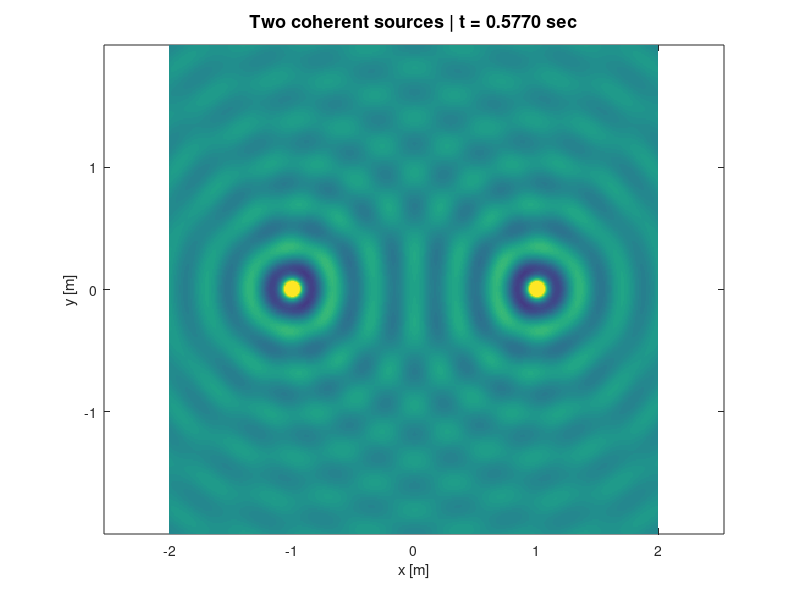
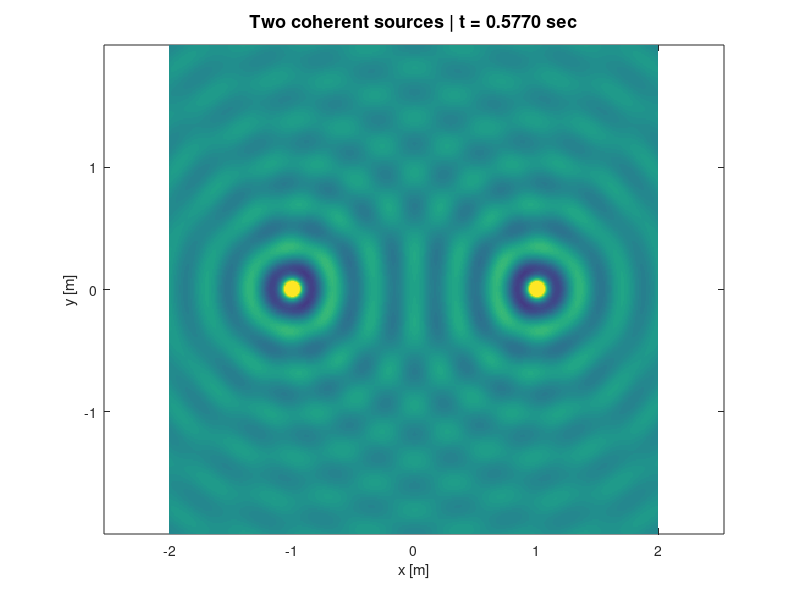
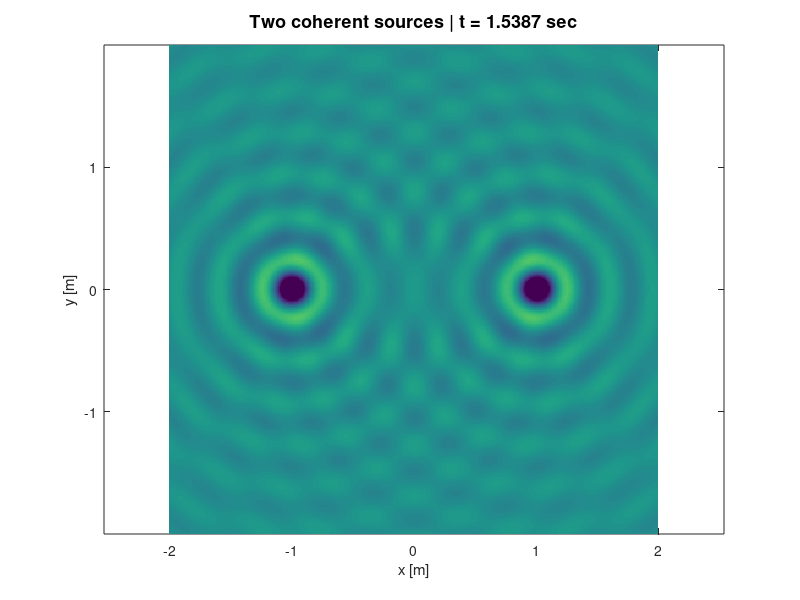
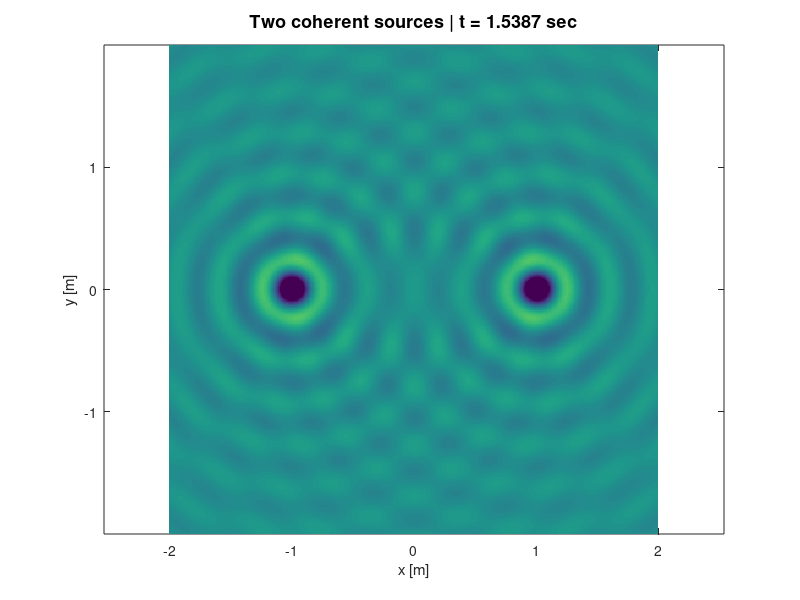

Here is the MATLAB script that generated these plots, in order:
close all;
clear;
clc;

v = 343;    % m/s
f = 1000;   % Hz
w = 2*pi*f;
lambda = v/f;
k = 2*pi/lambda;
x = -2:0.01:2;
y = x;
[X,Y] = meshgrid(x,y);
A = 1;
t = linspace(0, pi, 50);

% Two coherent sources positioned symmetrically
d = 1;    % distance from center [m]
snapshots = [10, 25, 40];

for a = 1:length(t)
    % Distance from each source to every point
    r1 = sqrt((X - d).^2 + Y.^2);   % source 1 at (+d, 0)
    r2 = sqrt((X + d).^2 + Y.^2);   % source 2 at (-d, 0)
    
    % Superposition of two waves
    E = (A./r1).*exp(1i*(k*r1 - w*t(a))) + ...
        (A./r2).*exp(1i*(k*r2 - w*t(a)));
    
    pcolor(X, Y, real(E)); shading flat; axis equal;
    caxis([-10 10]);
    title(sprintf('Two coherent sources | t = %.4f sec', t(a)), 'FontSize', 13);
    xlabel('x [m]'); ylabel('y [m]');
    drawnow;
    
    if ismember(a, snapshots)
        saveas(gcf, sprintf('interference_t%d.fig', a));
        saveas(gcf, sprintf('interference_t%d.png', a));
    end
end
